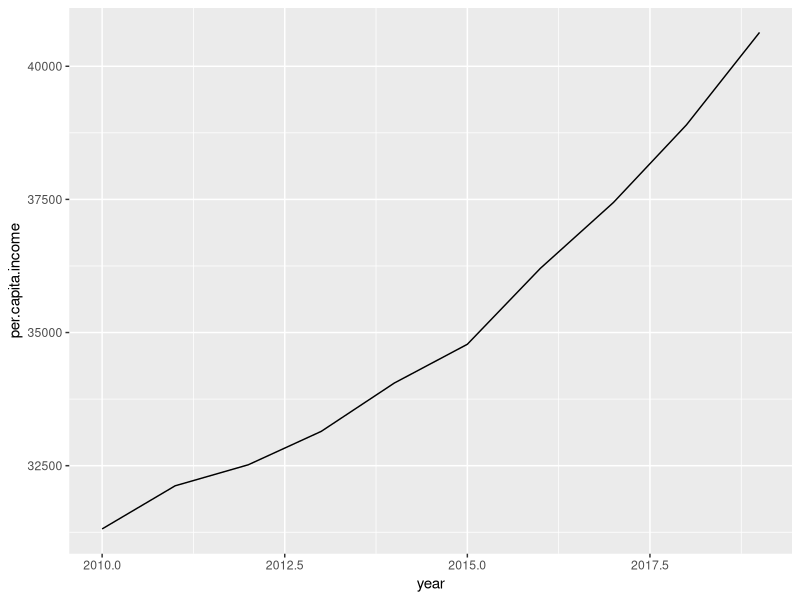

Recreate this plot in R.
#Per capita income in the past 12 months from 2010-2019 in VA Plot
#Creating a line graph
library(ggplot2)
library(tidyverse)
Income_Per_Capita <- read_csv("Data/incomepercapitainVA.csv")
  #Make the years factors so they don't have decimals
  ggplot(Income_Per_Capita, aes(x = year , y = per.capita.income))+ geom_line(stat='identity')


  
